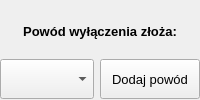
       <widget class="QFrame" name="frm_exclusion">
        <property name="sizePolicy">
         <sizepolicy hsizetype="Expanding" vsizetype="Expanding">
          <horstretch>0</horstretch>
          <verstretch>0</verstretch>
         </sizepolicy>
        </property>
        <property name="minimumSize">
         <size>
          <width>0</width>
          <height>0</height>
         </size>
        </property>
        <property name="maximumSize">
         <size>
          <width>16777215</width>
          <height>16777215</height>
         </size>
        </property>
        <property name="baseSize">
         <size>
          <width>0</width>
          <height>0</height>
         </size>
        </property>
        <property name="frameShape">
         <enum>QFrame::NoFrame</enum>
        </property>
        <property name="frameShadow">
         <enum>QFrame::Raised</enum>
        </property>
        <layout class="QVBoxLayout" name="verticalLayout_4">
         <property name="leftMargin">
          <number>0</number>
         </property>
         <property name="topMargin">
          <number>10</number>
         </property>
         <property name="rightMargin">
          <number>0</number>
         </property>
         <property name="bottomMargin">
          <number>0</number>
         </property>
         <item>
          <widget class="QLabel" name="l_exclusion">
           <property name="font">
            <font>
             <pointsize>10</pointsize>
             <weight>75</weight>
             <bold>true</bold>
            </font>
           </property>
           <property name="text">
            <string>Powód wyłączenia złoża:</string>
           </property>
           <property name="alignment">
            <set>Qt::AlignCenter</set>
           </property>
          </widget>
         </item>
         <item>
          <widget class="QFrame" name="frm_exclusion_cmb">
           <property name="frameShape">
            <enum>QFrame::NoFrame</enum>
           </property>
           <property name="frameShadow">
            <enum>QFrame::Raised</enum>
           </property>
           <layout class="QHBoxLayout" name="horizontalLayout_4">
            <property name="leftMargin">
             <number>0</number>
            </property>
            <property name="topMargin">
             <number>0</number>
            </property>
            <property name="rightMargin">
             <number>0</number>
            </property>
            <property name="bottomMargin">
             <number>0</number>
            </property>
            <item>
             <widget class="QComboBox" name="cmb_exclusion">
              <property name="sizePolicy">
               <sizepolicy hsizetype="Expanding" vsizetype="Fixed">
                <horstretch>0</horstretch>
                <verstretch>0</verstretch>
               </sizepolicy>
              </property>
              <property name="minimumSize">
               <size>
                <width>0</width>
                <height>40</height>
               </size>
              </property>
              <property name="maximumSize">
               <size>
                <width>16777215</width>
                <height>40</height>
               </size>
              </property>
              <property name="baseSize">
               <size>
                <width>0</width>
                <height>40</height>
               </size>
              </property>
              <property name="font">
               <font>
                <pointsize>10</pointsize>
               </font>
              </property>
              <property name="styleSheet">
               <string notr="true">QComboBox {
    padding-left: 15px;
}
QComboBox QAbstractItemView::item {
    padding-left: 15px;
}</string>
              </property>
             </widget>
            </item>
            <item>
             <widget class="QPushButton" name="btn_exclusion_add">
              <property name="sizePolicy">
               <sizepolicy hsizetype="Fixed" vsizetype="Fixed">
                <horstretch>0</horstretch>
                <verstretch>0</verstretch>
               </sizepolicy>
              </property>
              <property name="minimumSize">
               <size>
                <width>100</width>
                <height>40</height>
               </size>
              </property>
              <property name="maximumSize">
               <size>
                <width>100</width>
                <height>40</height>
               </size>
              </property>
              <property name="baseSize">
               <size>
                <width>100</width>
                <height>40</height>
               </size>
              </property>
              <property name="font">
               <font>
                <pointsize>10</pointsize>
               </font>
              </property>
              <property name="focusPolicy">
               <enum>Qt::NoFocus</enum>
              </property>
              <property name="text">
               <string>Dodaj powód</string>
              </property>
             </widget>
            </item>
           </layout>
          </widget>
         </item>
        </layout>
       </widget>
